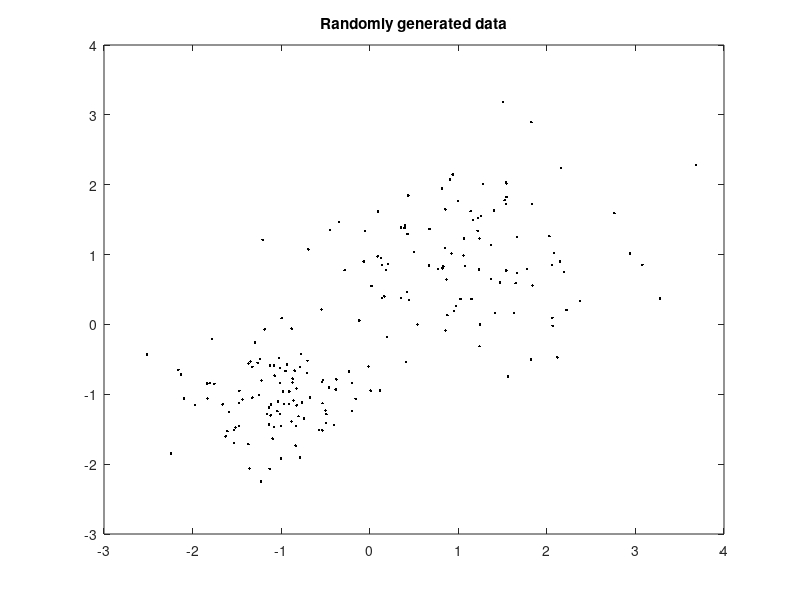
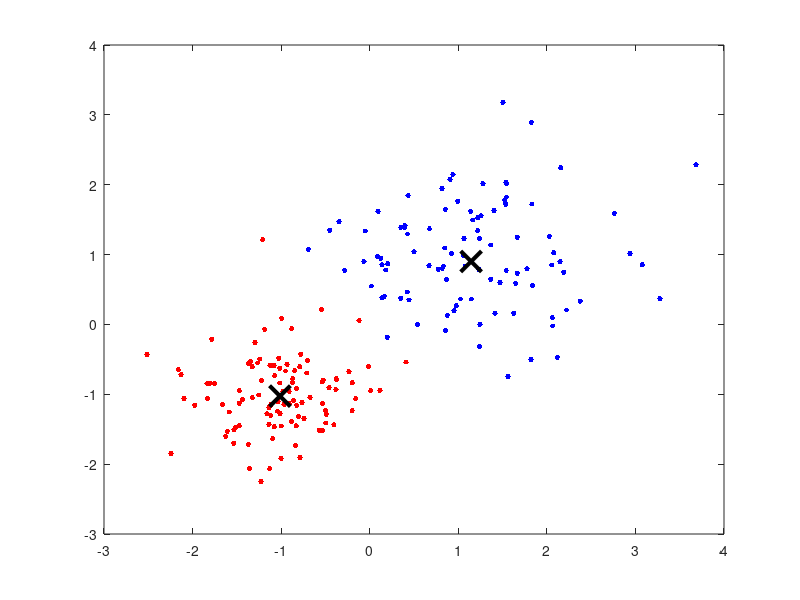

MATLAB code to generate these figures, in order: (Note: this script raises an error after producing the figures.)
clear all;close all;clc
x=load("data.txt");
figure(1);
plot(x(:,1),x(:,2),'k.');
title('Randomly generated data');
opts = statset('Display','final');
[idx,C]=kmeans(x,2,'Distance','cityblock','Options',opts);

figure(2);
plot(x(idx==1,1),x(idx==1,2),'r.','MarkerSize',12)
hold on
plot(x(idx==2,1),x(idx==2,2),'b.','MarkerSize',12)
plot(C(:,1),C(:,2),'kx','MarkerSize',15,'LineWidth',3)
legend('Cluster 1','Cluster 2','Centroids','Location','NW')
title 'Cluster Assignments and Centroids'
hold off